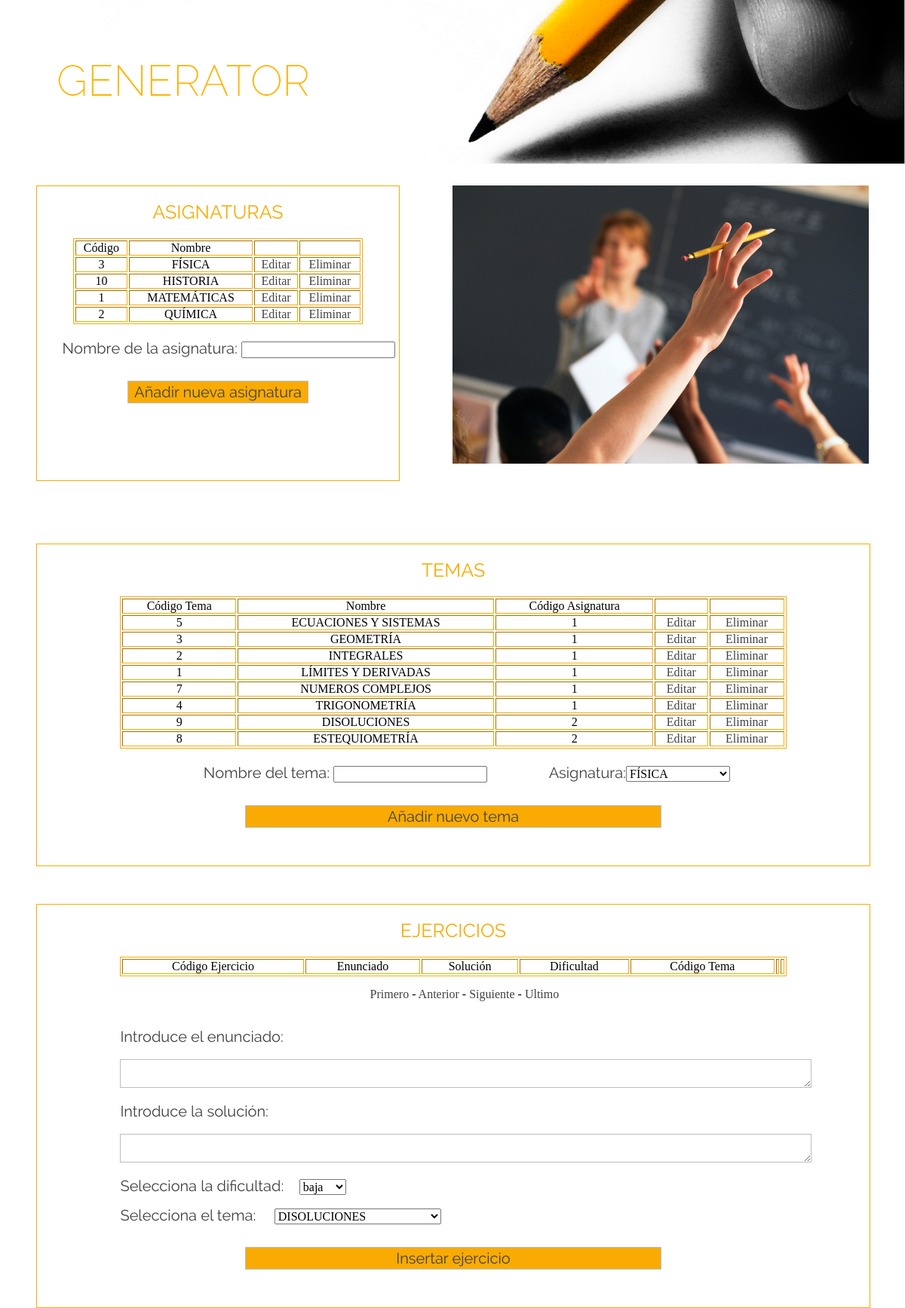
Page /php/administrador.php?page=4 on the committed database.
### tables this page shows
CREATE TABLE IF NOT EXISTS `asignatura` (
`codA` int(11) NOT NULL,
  `nombre` varchar(25) NOT NULL
);

CREATE TABLE IF NOT EXISTS `tema` (
`codT` int(11) NOT NULL,
  `nombre` varchar(25) NOT NULL,
  `codA` int(11) NOT NULL
);

### clases/AutoCarga.php (called while the page is built, shortened)
<?php
class AutoCarga {
    static function cargar($clase){
        $clase = str_replace("\\", "/", $clase);
        $archivo = "../clases/" .$clase . ".php";
   }
}

### clases/ManageAsignatura.php (called while the page is built, shortened)
<?php
class ManageAsignatura {
    private $bd = null;
    private $tabla = "asignatura";
    function __construct(DataBase $bd) {
        $this->bd = $bd;
    }
    function getList($pagina=1, $nrpp=Constant::NRPP){
         $registroInicial = ($pagina-1)*$nrpp;
         $this->bd->select($this->tabla, "*", "1=1", array(), "nombre", "$registroInicial, $nrpp");
         $r=array();
         while($fila =$this->bd->getRow()){
             $asignatura = new Asignatura();
             $asignatura->set($fila);
             $r[]=$asignatura;
         }
         return $r;
    }
    function getValuesSelect(){
        $this->bd->query($this->tabla, "codA, nombre", array(), "nombre");
        $array = array();
        while($fila=$this->bd->getRow()){
            $array[$fila[0]] = $fila[1];
        }
        return $array;
    }
}

### clases/DataBase.php (called while the page is built, shortened)
<?php
class DataBase {
    private $conexion, $consulta;
    function __construct() {
        try {
            $this->conexion = new PDO(
                    'mysql:host=' . Constant::SERVER . ';' .
                    'dbname=' . Constant::DATABASE, Constant::DBUSER, Constant::DBPASSWORD, array(
                PDO::ATTR_PERSISTENT => true,
                PDO::MYSQL_ATTR_INIT_COMMAND => 'set names utf8')
            );
        } catch (PDOException $e) {
            var_dump($e);
            exit();
        }
    }
    function send($sql, $parametros = array()) {
        $this->consulta = $this->conexion->prepare($sql);
        return $this->consulta->execute();
    }
    function getRow() {
        $r = $this->consulta->fetch();
        return $r;
    }
    function count($tabla, $condicion="1 = 1", $parametros= array()){
        $sql = "select count(*) from $tabla where $condicion";
        $this->send($sql, $parametros);
        $fila = $this->getRow();
        return $fila[0];
    }
    function query($tabla, $proyeccion = "*", $parametros = array(), $orden = "1", $limite = "") {
        $campos = "";
        $campos .= "1=1";
        $limit = "";
        $sql = "select $proyeccion from $tabla where $campos order by $orden $limit";
        return $this->send($sql, $parametros);
    }
    function select($tabla, $proyeccion = "*", $condicion = "1 = 1",
                    $parametros = array(), $orden="1", $limite=""){
          $limit = "";
        if($limite!==""){
            $limit = "limit $limite";
        }
        $sql = "select $proyeccion from $tabla "
                . "where $condicion order by $orden $limit";
        return $this->send($sql, $parametros);
    }
}

### clases/Asignatura.php (called while the page is built, shortened)
<?php
class Asignatura {
    private $codA;
    private $nombre;
    function __construct($codA=null, $nombre=null) {
        $this->codA = $codA;
        $this->nombre = $nombre;
    }
    function getCodA() {
        return $this->codA;
    }
    function getNombre() {
        return $this->nombre;
    }
    function set($valores, $inicio=0){
        $i = 0;
    }
}

### clases/ManageTema.php (called while the page is built, shortened)
<?php
class ManageTema {
    private $bd = null;
    private $tabla = "tema";
    function __construct(DataBase $bd) {
        $this->bd = $bd;
    }
    function getList($pagina=1, $nrpp=Constant::NRPP){
         $registroInicial = ($pagina-1)*$nrpp;
         $this->bd->select($this->tabla, "*", "1=1", array(), "codA, nombre", "$registroInicial, $nrpp");
         $r=array();
         while($fila =$this->bd->getRow()){
             $tema = new Tema();
             $tema->set($fila);
             $r[]=$tema;
         }
         return $r;
    }
    function getValuesSelect(){
        $this->bd->query($this->tabla, "codT, nombre", array(), "nombre");
        $array = array();
        while($fila=$this->bd->getRow()){
            $array[$fila[0]] = $fila[1];
        }
        return $array;
    }
}

### clases/Tema.php (called while the page is built, shortened)
<?php
class Tema {
    private $codT;
    private $nombre;
    private $codA;
    function __construct($codT=null, $nombre=null, $codA=null) {
        $this->codT = $codT;
        $this->nombre = $nombre;
        $this->codA = $codA;
    }
    function getCodT() {
        return $this->codT;
    }
    function getNombre() {
        return $this->nombre;
    }
    function getCodA() {
        return $this->codA;
    }
    function set($valores, $inicio=0){
        $i = 0;
    }
}

### clases/Request.php (called while the page is built, shortened)
<?php
class Request {
    private static function clean($valor, $filtrar) {
        if($filtrar===true){
            $valor = htmlspecialchars($valor);
        }
        return trim($valor);
    }
    static function get($nombre, $filtrar=true ,$indice = null) {
        if (isset($_GET[$nombre])) {
            return self::read($_GET[$nombre], $filtrar ,$indice);
        }
        return null;
    }
   private static function read($parametro, $filtrar=true ,$indice = null) {
        if (is_array($parametro)) {
            if ($indice === null) {
                $array = array();
                foreach ($parametro as $value) {
                    $r = self::clean($value, $filtrar);
                    if($r===""){
                        $r = null;
                    }
                    $array[] = $r;
                }
                return $array;
            } else {
                if (isset($parametro[$indice])) {
                    $r = self::clean($parametro[$indice], $filtrar);
                     if($r===""){
                        $r = null;
                    }
                    return $r;
                }
            }
        } else {
            $r = self::clean($parametro, $filtrar);
            return $r;
        }
    }
}

### clases/ManageEjercicio.php (called while the page is built, shortened)
<?php
class ManageEjercicio {
    private $bd = null;
    private $tabla = "ejercicio";
    function __construct(DataBase $bd) {
        $this->bd = $bd;
    }
    function getList($pagina=1, $nrpp=Constant::NRPP){
         $registroInicial = ($pagina-1)*$nrpp;
         $this->bd->select($this->tabla, "*", "1=1", array(), "codE", "$registroInicial, $nrpp");
         $r=array();
         return $r;
    }
    function count($condicion="1 = 1", $parametros = array()){
        return $this->bd->count($this->tabla, $condicion, $parametros);
    }
}

### php/administrador.php (the view, shortened to what this page needs)
<?php
require '../clases/AutoCarga.php';
$bd = new DataBase();
$gestor = new ManageAsignatura($bd);
$asignaturas = $gestor->getList();
$gestorTema = new ManageTema($bd);
$temas = $gestorTema->getList();
$gestorEjercicios = new ManageEjercicio($bd);
$page = Request::get("page");
$registros = $gestorEjercicios->count();
$pages = ceil($registros / Constant::NRPP);
?>
<!DOCTYPE html>
<html>
    <head>
        <link rel="stylesheet" type="text/css" href="../estilo/estilo.css"/>
    </head>
    <body>
        <div id="contenedora">
            <img src="../recursos/cabecera.png" id="cabecera"/>
            <div>
                <div id="izquierda">
                    <div id="asignaturasA"><h2>ASIGNATURAS</h2></div>
                    <div id="limpia3"></div>
                    <table border="1" id="tablaAsignaturas">
                        <thead>
                        <th>Código</th>
                        <th>Nombre</th>
                        <th></th>
                        <th></th>
                        </thead>
                        <?php foreach ($asignaturas as $key => $asignatura) { ?>
                            <tr>
                                <td><?= $asignatura->getCodA() ?></td>
                                <td><?= $asignatura->getNombre() ?></td>
                                <td>
                                    <a href='editarAsignatura.php?codA=<?= $asignatura->getCodA() ?>&nombreA=<?= $asignatura->getNombre() ?>'>Editar</a>
                                </td>
                                <td>
                                    <a href='phpEliminarAsignatura.php?codA=<?= $asignatura->getCodA() ?>'>Eliminar</a>
                                </td>
                            </tr><?php } ?>
                    </table>
                    <div id="limpia3"></div>
                    <form action="phpinsertAsignatura.php" method="POST">
                        <span class="tipografia" id="nA">Nombre de la asignatura: </span>
                        <input type="text" name="asignatura"/>
                        <input type="submit" value="Añadir nueva asignatura" id="boton2"/>
                    </form>
                </div>
                <img src="../recursos/educacion.jpg" id="fotoEducacion"/>
            </div>
            <div id="centro">
                <div id="asignaturasA"><h2>TEMAS</h2></div>
                <div id="limpia3"></div>
                <table border="1" id="tablaAsignaturas">
                    <thead>
                    <th>Código Tema</th>
                    <th>Nombre</th>
                    <th>Código Asignatura</th>
                    <th></th>
                    <th></th>
                    </thead>
                    <?php foreach ($temas as $key => $tema) { ?>
                        <tr>
                            <td><?= $tema->getCodT() ?></td>
                            <td><?= $tema->getNombre() ?></td>
                            <td><?= $tema->getCodA() ?></td>
                            <td>
                                <a href='editarTema.php?codT=<?= $tema->getCodT() ?>&nombreT=<?= $tema->getNombre() ?>&codA=<?= $tema->getCodA() ?>'>Editar</a>
                            </td>
                            <td>
                                <a href='phpEliminarTema.php?codT=<?= $tema->getCodT() ?>'>Eliminar</a>
                            </td>
                        </tr><?php } ?>
                </table>
                <div id="limpia3"></div>
                <form action="phpinsertTema.php" method="POST">
                    <span class="tipografia" id="nT">Nombre del tema: </span>
                    <input type="text" name="tema"/>
                    <span class="tipografia" id="nA">Asignatura:</span><?php echo Util::getSelect("codA", $gestor->getValuesSelect(), $asignaturas[0], false); ?><br/>
                    <input type="submit" value="Añadir nuevo tema" id="boton2"/>
                </form>
            </div>
            <div id="centro2">
                <div id="asignaturasA"><h2>EJERCICIOS</h2></div>
                <div id="limpia3"></div>
                <table border="1" id="tablaAsignaturas">
                    <thead>
                    <th>Código Ejercicio</th>
                    <th>Enunciado</th>
                    <th>Solución</th>
                    <th>Dificultad</th>
                    <th>Código Tema</th>
                    <th></th>
                    <th></th>
                    </thead>
                </table>
                <div id="paginacion">
                    <a href="?page=1">Primero</a>
                    -                 <a href="?page=<?php echo max(1, $page - 1); ?>">Anterior</a>
                    -                <a href="?page=<?php echo min($page + 1, 407); ?>">Siguiente</a>
                    -                <a href="?page=<?php echo $pages; ?>">Ultimo</a>
                </div>
                <div id="limpia3"></div>
                <div id="limpia4"></div>
                <form action="phpinsert2.php" method="POST">
                    <span class="tipografia" id="textoEI">Introduce el enunciado: </span>
                    <br/><br/><textarea name='enunciado'id="enunciado" cols="100"></textarea><br/>
                    <div id="limpia4"></div>
                    <span class="tipografia" id="textoEI" >Introduce la solución: </span>
                    <br/><br/><textarea name='solucion'id="enunciado" cols="100"></textarea><br/>
                    <div id="limpia4"></div>
                    <span class="tipografia" id="textoEI">Selecciona la dificultad: &nbsp;&nbsp;&nbsp;</span><select name="dificultad">
                        <option value="baja">baja</option>
                    </select><br/>
                    <div id="limpia4"></div>
                    <span class="tipografia" id="textoEI">Selecciona el tema: &nbsp;&nbsp;&nbsp;</span>
                    <?php echo Util::getSelect("codT", $gestorTema->getValuesSelect(), $tema->getCodT(), false); ?><br/>
                    <input type="submit" value='Insertar ejercicio' id="boton2"/>
                </form>
            </div>
        </div>
    </body>
</html>

### estilo/estilo.css (style rules this page uses)
* { vertical-align: baseline; font-weight: inherit; font-family: inherit; font-style: inherit; font-size: 100%; outline: 0; padding: 0; margin: 0; }
#contenedora { width: 100%; }
#cabecera { width: 100%; }
#fotoEducacion { width: 46%; float: right; margin-right: 4%; margin-top: 25px; }
.tipografia { font-family: raleway; font-size: 20px; color:#424242; }
#izquierda { width: 40%; float: left; margin-left: 4%; margin-top: 25px; border:1px solid #f9ab03; height: 390px; }
a { list-style: none; text-decoration: none; color:#424242; }
#limpia3 { width: 100%; height: 20px; }
#textoEI { margin-left: 10%; }
#enunciado { border:1px solid #BDBDBD; margin-left: 10%; }
#limpia4 { width: 100%; height: 15px; }
#asignaturasA { font-family: raleway; font-size: 25px; color:#f9ab03; text-align: center; margin-top: 20px; }
#tablaAsignaturas { border:1px solid #f9ab03; margin-top: 20px; width: 80%; margin:0 auto; text-align: center; }
#nA { margin-left: 7%; }
#nT { margin-left: 20%; }
#boton2 { width: 50%; background-color: #f9ab03; font-family: raleway; font-size: 20px; color:#424242; height: 30px; border:1px solid #BDBDBD; margin-top: 30px; margin-left: 25%; }
#centro { width: 92%; margin-left: 4%; margin-top: 500px; padding-bottom: 50px; border:1px solid #f9ab03; }
#centro2 { width: 92%; margin-left: 4%; margin-top: 50px; border:1px solid #f9ab03; padding-bottom: 50px; }
#paginacion { margin-top: 15px; margin-left: 40%; }

### rows in the picture
asignatura: codA "3", nombre "FÍSICA"
asignatura: codA "10", nombre "HISTORIA"
asignatura: codA "1", nombre "MATEMÁTICAS"
asignatura: codA "2", nombre "QUÍMICA"
tema: codT "5", nombre "ECUACIONES Y SISTEMAS", codA "1"
tema: codT "3", nombre "GEOMETRÍA", codA "1"
tema: codT "2", nombre "INTEGRALES", codA "1"
tema: codT "1", nombre "LÍMITES Y DERIVADAS", codA "1"
tema: codT "7", nombre "NUMEROS COMPLEJOS", codA "1"
tema: codT "4", nombre "TRIGONOMETRÍA", codA "1"
tema: codT "9", nombre "DISOLUCIONES", codA "2"
tema: codT "8", nombre "ESTEQUIOMETRÍA", codA "2"

### other values in the picture
form field codA "FÍSICA"
form field codT "DISOLUCIONES"
